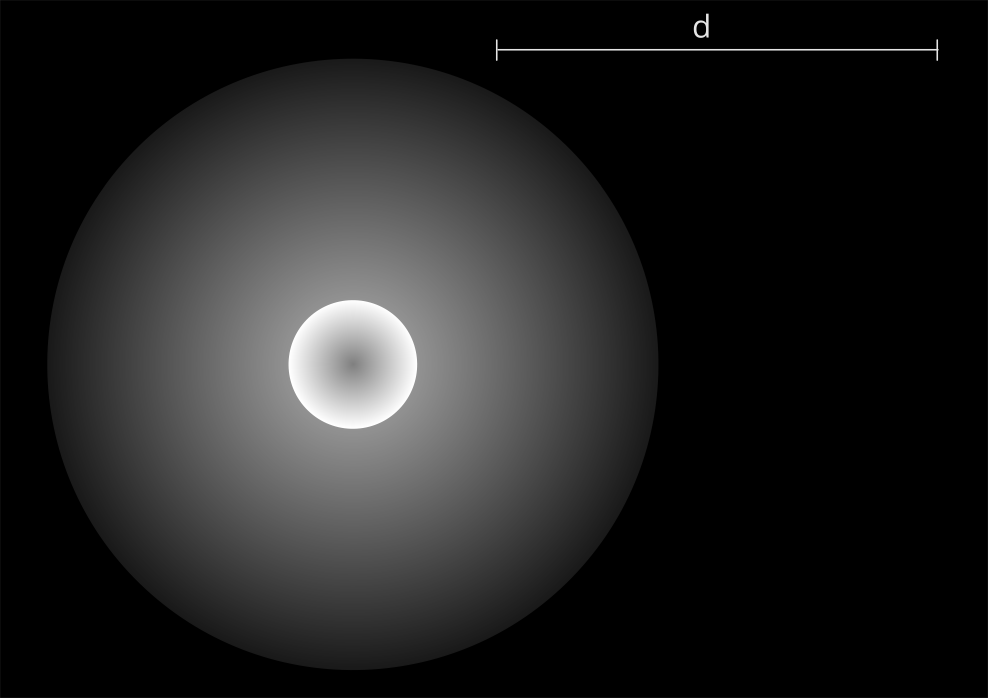
#> input picture pc5-2026-3.png, 1976 x 1396 px (shown at 1/2 size)
$ python p5_figure_generator_old.py
#> lines starting #> are read from the running program, lines starting #| are printed output that depends on the picture; after the words box and inside, x2 and y2 are one past the last pixel; in counts of white or black regions, pixels touching at a corner belong together
import cv2
import numpy as np
import matplotlib.pyplot as plt
import math

IMG_PATH = "pc5-2026-3.png"  # change if needed

# -----------------------------
# Helpers
# -----------------------------
def measure_scale_bar_pixels(gray):
    """
    Measures the pixel length of the white 'd' scale bar in the top-right of the image.
    Returns (d_px, (x_min, x_max, y_draw), mask_roi, roi_origin)
    """
    h, w = gray.shape

    # ROI tuned for this figure: top band + right side (where the scale bar is)
    y1, y2 = 0, int(0.18 * h)
    x1, x2 = int(0.45 * w), w

    roi = gray[y1:y2, x1:x2]

    # Threshold: the scale bar is bright on a dark background
    thr = 180
    mask = (roi > thr).astype(np.uint8) * 255

    # Exclude the upper part where the "d" label sits (keep the band where the bar lies)
    roi_h = roi.shape[0]
    y_band0 = int(0.25 * roi_h)
    band = mask[y_band0:, :]

    ys, xs = np.where(band > 0)
    if len(xs) == 0:
        raise RuntimeError("Could not find bright pixels for the scale bar. Try adjusting threshold/ROI.")

    x_min = x1 + int(xs.min())
    x_max = x1 + int(xs.max())
    d_px = (x_max - x_min + 1)

    y_draw = y1 + y_band0 + int(np.median(ys))

    return d_px, (x_min, x_max, y_draw), mask, (x1, y1)

def measure_big_circle_pixels(gray):
    """
    Uses HoughCircles to detect the large disk (sphere image) and returns (xc, yc, r, D_px).
    """
    h, w = gray.shape

    blur = cv2.medianBlur(gray, 5)

    circles = cv2.HoughCircles(
        blur,
        cv2.HOUGH_GRADIENT,
        dp=1.2,
        minDist=200,
        param1=100,
        param2=30,
        minRadius=int(0.20 * min(h, w)),
        maxRadius=int(0.55 * min(h, w)),
    )

    if circles is None:
        raise RuntimeError("HoughCircles failed. Try adjusting parameters.")

    circles = circles[0]
    valid = []
    for x, y, r in circles:
        # keep circles fully inside the image
        if (x - r) >= 0 and (x + r) < w and (y - r) >= 0 and (y + r) < h:
            valid.append((float(x), float(y), float(r)))

    if not valid:
        raise RuntimeError("No valid circle fully inside the image.")

    # choose the largest valid circle (this should be the big disk)
    xc, yc, r = max(valid, key=lambda c: c[2])
    D_px = 2.0 * r
    return xc, yc, r, D_px

def show_overlay_measurements(img_bgr, d_info, circle_info):
    """
    Plot: original image with overlays for d and D.
    """
    img_rgb = cv2.cvtColor(img_bgr, cv2.COLOR_BGR2RGB)
    h, w, _ = img_rgb.shape

    d_px, (x_min, x_max, y_d), _, _ = d_info
    xc, yc, r, D_px = circle_info

    plt.figure(figsize=(12, 7))
    plt.imshow(img_rgb)
    plt.axis("off")

    # Overlay for d (scale bar)
    plt.plot([x_min, x_max], [y_d, y_d], linewidth=2)
    plt.text(x_min, y_d - 25, f"d = {d_px:.1f} px", fontsize=12, color='blue')

    # Overlay for D (disk diameter) - horizontal diameter through detected center
    xL, xR = xc - r, xc + r
    plt.plot([xL, xR], [yc, yc], linewidth=2)
    plt.text(xL, yc - 25, f"D = {D_px:.1f} px", fontsize=12, color='orange')

    # Draw circle perimeter for visual confirmation
    t = np.linspace(0, 2 * np.pi, 500)
    plt.plot(xc + r * np.cos(t), yc + r * np.sin(t), linewidth=1)

    ratio = D_px / d_px
    plt.text(20, h - 40, f"D/d = {ratio:.4f}", fontsize=14)

    plt.show()

def show_zoom_scale_bar(img_bgr, d_info):
    img_rgb = cv2.cvtColor(img_bgr, cv2.COLOR_BGR2RGB)
    d_px, (x_min, x_max, y_d), _, _ = d_info

    pad_x, pad_y = 80, 80
    y1 = max(0, y_d - pad_y)
    y2 = min(img_rgb.shape[0], y_d + pad_y)
    x1 = max(0, x_min - pad_x)
    x2 = min(img_rgb.shape[1], x_max + pad_x)

    crop = img_rgb[y1:y2, x1:x2]

    plt.figure(figsize=(10, 4))
    plt.imshow(crop)
    plt.title("Zoom-in: scale bar used for d (with detected endpoints)")
    plt.axis("off")

    # overlay in crop coordinates
    plt.plot([x_min - x1, x_max - x1], [y_d - y1, y_d - y1], linewidth=2)
    plt.text(5, 20, f"d = {d_px:.1f} px", fontsize=12)

    plt.show()

def show_zoom_disk(img_bgr, circle_info):
    img_rgb = cv2.cvtColor(img_bgr, cv2.COLOR_BGR2RGB)
    xc, yc, r, D_px = circle_info

    pad = int(0.15 * r)
    y1 = int(max(0, yc - r - pad))
    y2 = int(min(img_rgb.shape[0], yc + r + pad))
    x1 = int(max(0, xc - r - pad))
    x2 = int(min(img_rgb.shape[1], xc + r + pad))

    crop = img_rgb[y1:y2, x1:x2]

    plt.figure(figsize=(8, 8))
    plt.imshow(crop)
    plt.title("Zoom-in: detected big disk (circle fit + diameter)")
    plt.axis("off")

    # overlay in crop coords
    t = np.linspace(0, 2 * np.pi, 500)
    plt.plot((xc - x1) + r * np.cos(t), (yc - y1) + r * np.sin(t), linewidth=1)

    plt.plot([(xc - x1) - r, (xc - x1) + r], [(yc - y1), (yc - y1)], linewidth=2)
    plt.text(10, 30, f"D = {D_px:.1f} px", fontsize=12)

    plt.show()

def sketch_system(n=1.32):
    """
    Lateral (2D) sketch of the geometry:
    sphere cross-section, source on back surface, screen plane at front tangent,
    and a few representative rays.
    """
    R = 1.0
    theta_c = math.asin(1.0 / n)

    S = np.array([-R, 0.0])    # source at back pole
    screen_x = +R             # screen plane

    # Sphere outline
    t = np.linspace(0, 2 * np.pi, 800)
    xC = R * np.cos(t)
    yC = R * np.sin(t)

    plt.figure(figsize=(8, 6))
    plt.plot(xC, yC, linewidth=2)
    plt.gca().set_aspect("equal", "box")

    # Axes and screen
    plt.axhline(0, linewidth=1)
    plt.axvline(0, linewidth=1)
    plt.axvline(screen_x, linestyle="--", linewidth=2, color='black')

    # Source
    plt.scatter([S[0]], [S[1]], s=60)
    plt.text(S[0] - 0.22, S[1] - 0.10, "source", color='blue')
    plt.text(screen_x + 0.03, 0.05, "screen", color='black')

    def draw_escape_ray(a):
        u = np.array([math.cos(a), math.sin(a)])
        P = S + 2 * R * math.cos(a) * u

        t_out = math.asin(n * math.sin(a))
        delta = 2 * a - t_out
        v = np.array([math.cos(delta), math.sin(delta)])

        s = (screen_x - P[0]) / v[0]
        Q = P + s * v

        plt.plot([S[0], P[0]], [S[1], P[1]], linewidth=1.5, color='purple')
        plt.plot([P[0], Q[0]], [P[1], Q[1]], linewidth=1.5, color='purple')

    def draw_TIR_ray(a):
        u = np.array([math.cos(a), math.sin(a)])
        P = S + 2 * R * math.cos(a) * u
        nvec = P / R

        u_ref = u - 2 * np.dot(u, nvec) * nvec

        t_hit = -2.0 * np.dot(P, u_ref)
        P2 = P + t_hit * u_ref

        plt.plot([S[0], P[0]], [S[1], P[1]], linewidth=1.5, color='purple')
        plt.plot([P[0], P2[0]], [P[1], P2[1]], linewidth=1.5, color='purple')

    draw_escape_ray(0.45 * theta_c)
    draw_escape_ray(0.85 * theta_c)
    draw_TIR_ray(1.20 * theta_c)

    draw_escape_ray(-0.45 * theta_c)
    draw_escape_ray(-0.85 * theta_c)
    draw_TIR_ray(-1.20 * theta_c)

    plt.xlim(-1.25, 1.35)
    plt.ylim(-1.05, 1.05)
    plt.title("Lateral sketch of the optical geometry (2D cross-section)")
    plt.xlabel("x")
    plt.ylabel("y")
    plt.show()

# -----------------------------
# Run
# -----------------------------
img_bgr = cv2.imread(IMG_PATH)
#> img_bgr is the input picture: shape (1396, 1976, 3); min 0, max 255, mean 33.7
if img_bgr is None:
    raise FileNotFoundError(f"Could not read image at: {IMG_PATH}")

gray = cv2.cvtColor(img_bgr, cv2.COLOR_BGR2GRAY)

d_info = measure_scale_bar_pixels(gray)
#> in measure_scale_bar_pixels, `mask = (roi > thr).astype(np.uint8) * 255`:
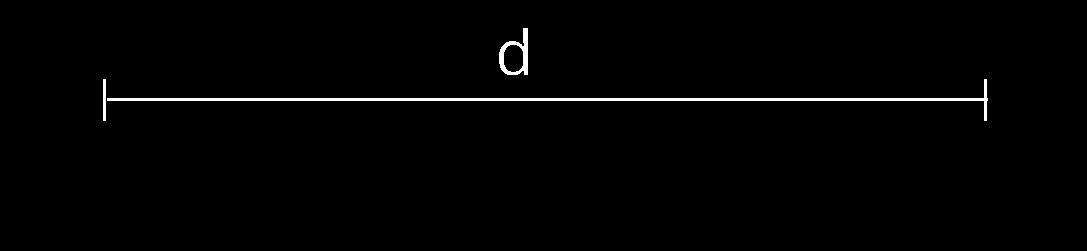
#> mask: shape (251, 1087); 1.2% white; 3 white regions, box (x1, y1, x2, y2) and area: (107, 79, 988, 121) 2760, (499, 28, 528, 75) 502, (103, 79, 106, 121) 126
#> in measure_scale_bar_pixels, `band = mask[y_band0:, :]`:
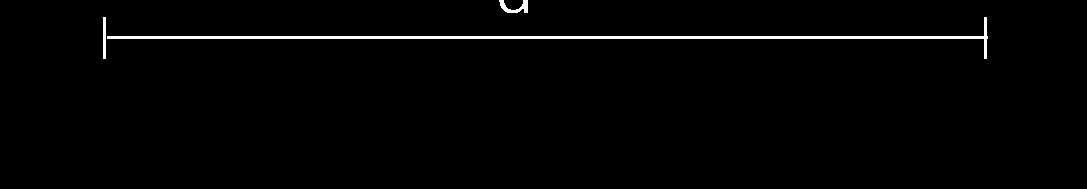
#> band: shape (189, 1087); 1.5% white; 3 white regions, box (x1, y1, x2, y2) and area: (107, 17, 988, 59) 2760, (499, 0, 528, 13) 176, (103, 17, 106, 59) 126
#> in measure_scale_bar_pixels, `ys, xs = np.where(band > 0)`: ys = 3062 values from 0 to 58; xs = 3062 values, max 987 at index 1173, min 103 at index 176, mean 543.6
#> in measure_scale_bar_pixels, `x_min = x1 + int(xs.min())`: x_min = 992
#> in measure_scale_bar_pixels, `x_max = x1 + int(xs.max())`: x_max = 1876
#> in measure_scale_bar_pixels, `d_px = (x_max - x_min + 1)`: d_px = 885
#> in measure_scale_bar_pixels, `y_draw = y1 + y_band0 + int(np.median(ys))`: y_draw = 99
circle_info = measure_big_circle_pixels(gray)
#> in measure_big_circle_pixels, `circles = cv2.HoughCircles( blur, cv2.HOUGH_GRADIENT, dp=1.2, minDist=..`: circles = [[705, 729, 611]]
#> the loop in measure_big_circle_pixels, `for x, y, r in circles:` made 1 pass
#> after the loop in measure_big_circle_pixels, `for x, y, r in circles:`: valid = [(705, 729, 611)]
#> in measure_big_circle_pixels, `xc, yc, r = max(valid, key=lambda c: c[2])`: xc = 705; yc = 729; r = 611
#> in measure_big_circle_pixels, `D_px = 2.0 * r`: D_px = 1222.1
#> circle_info = (705, 729, 611, 1222.1)

d_px = d_info[0]
#> d_px = 885
D_px = circle_info[3]
#> D_px = 1222.1
ratio = D_px / d_px
#> ratio = 1.38

print(f"Measured scale bar length d = {d_px:.1f} pixels")
#| Measured scale bar length d = 885.0 pixels
print(f"Measured disk diameter D = {D_px:.1f} pixels")
#| Measured disk diameter D = 1222.1 pixels
print(f"Measured ratio D/d = {ratio:.4f}")
#| Measured ratio D/d = 1.3809

show_overlay_measurements(img_bgr, d_info, circle_info)
#> in show_overlay_measurements, `d_px, (x_min, x_max, y_d), _, _ = d_info`: d_px = 885; x_min = 992; x_max = 1876; y_d = 99
#> in show_overlay_measurements, `xc, yc, r, D_px = circle_info`: xc = 705; yc = 729; r = 611; D_px = 1222.1
#> in show_overlay_measurements, `xL, xR = xc - r, xc + r`: xL = 93.96; xR = 1316
#> in show_overlay_measurements, `ratio = D_px / d_px`: ratio = 1.38
#> in show_overlay_measurements, `plt.show()`:
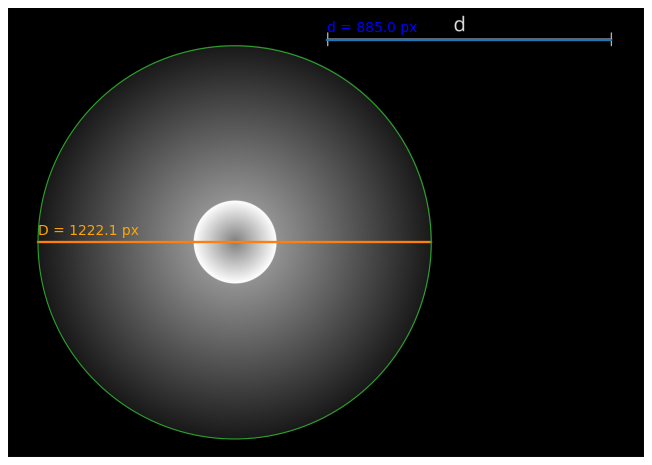
#> figure drawn by matplotlib, 1 panel
show_zoom_scale_bar(img_bgr, d_info)
#> in show_zoom_scale_bar, `d_px, (x_min, x_max, y_d), _, _ = d_info`: d_px = 885; x_min = 992; x_max = 1876; y_d = 99
#> in show_zoom_scale_bar, `y1 = max(0, y_d - pad_y)`: y1 = 19
#> in show_zoom_scale_bar, `y2 = min(img_rgb.shape[0], y_d + pad_y)`: y2 = 179
#> in show_zoom_scale_bar, `x1 = max(0, x_min - pad_x)`: x1 = 912
#> in show_zoom_scale_bar, `x2 = min(img_rgb.shape[1], x_max + pad_x)`: x2 = 1956
#> in show_zoom_scale_bar, `crop = img_rgb[y1:y2, x1:x2]`:
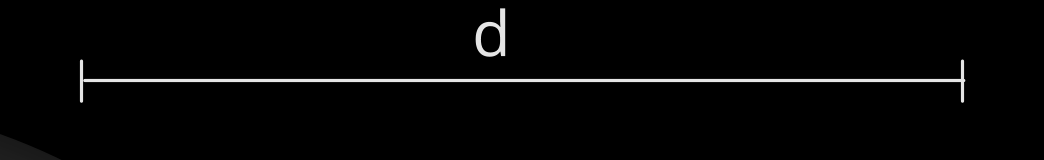
#> crop: shape (160, 1044, 3); min 0, max 229, mean 5.1
#> in show_zoom_scale_bar, `plt.show()`:
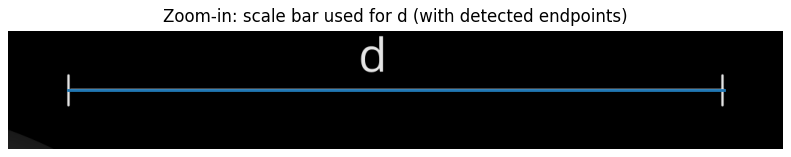
#> figure drawn by matplotlib, 1 panel
show_zoom_disk(img_bgr, circle_info)
#> in show_zoom_disk, `xc, yc, r, D_px = circle_info`: xc = 705; yc = 729; r = 611; D_px = 1222.1
#> in show_zoom_disk, `pad = int(0.15 * r)`: pad = 91
#> in show_zoom_disk, `y1 = int(max(0, yc - r - pad))`: y1 = 26
#> in show_zoom_disk, `y2 = int(min(img_rgb.shape[0], yc + r + pad))`: y2 = 1396
#> in show_zoom_disk, `x1 = int(max(0, xc - r - pad))`: x1 = 2
#> in show_zoom_disk, `x2 = int(min(img_rgb.shape[1], xc + r + pad))`: x2 = 1407
#> in show_zoom_disk, `crop = img_rgb[y1:y2, x1:x2]`:
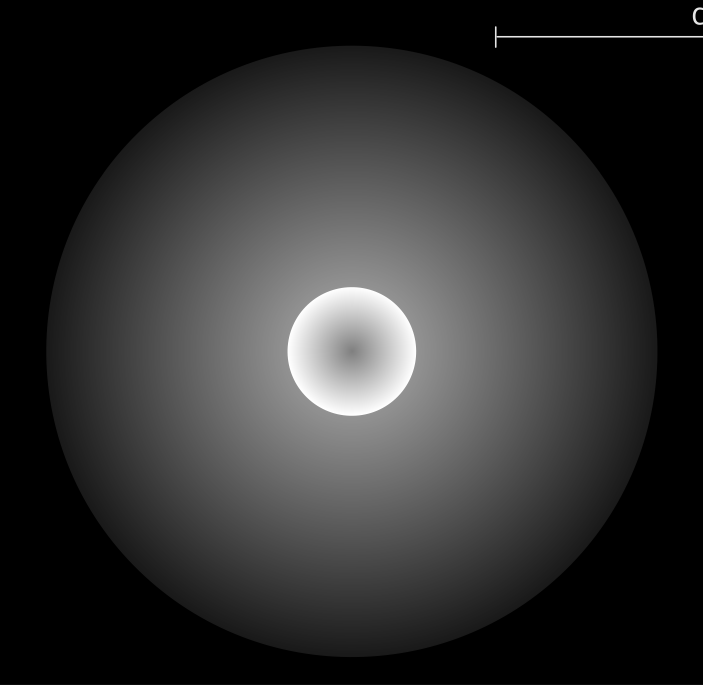
#> crop: shape (1370, 1405, 3) (shown at 1/2 size); min 0, max 255, mean 48

sketch_system(n=1.32)
#> in sketch_system, `plt.show()`:
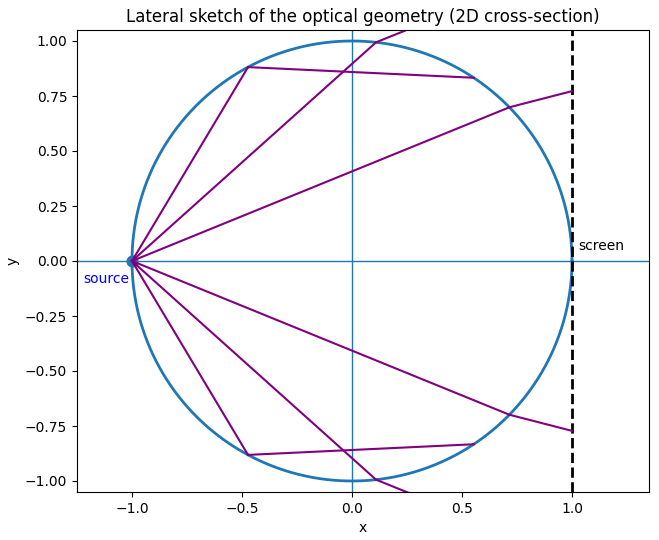
#> figure drawn by matplotlib, 1 panel

$ run again, with p5_measure.png copied over pc5-2026-3.png
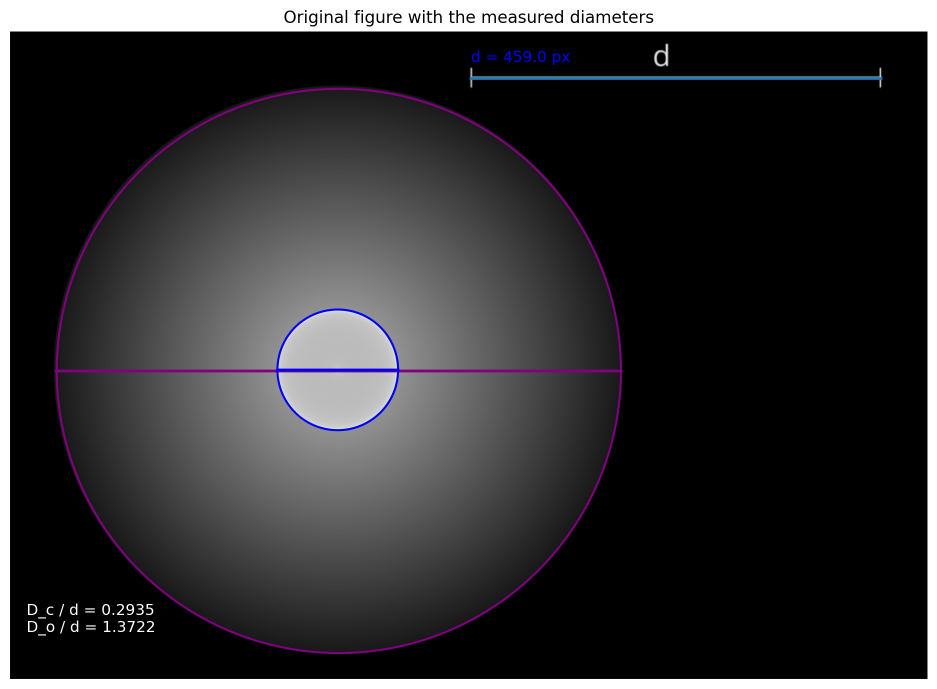
#> input picture p5_measure.png, 1874 x 1378 px (shown at 1/2 size)
#> img_bgr is the input picture: shape (1378, 1874, 3); mean B, G, R 51.6, 49.9, 50.8
#> in measure_scale_bar_pixels, `mask = (roi > thr).astype(np.uint8) * 255`:
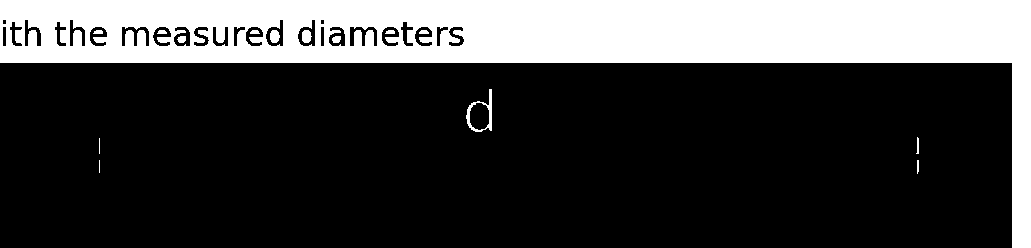
#> mask: shape (248, 1031); 25.6% white; 15 white regions (2 under 20 px), largest, box (x1, y1, x2, y2) and area: (0, 0, 1031, 248) 64488, (466, 89, 492, 132) 291, (270, 30, 280, 43) 106
#> band: shape (186, 1031); 2.6% white; 6 white regions (2 under 20 px), largest, box (x1, y1, x2, y2) and area: (0, 0, 1031, 186) 4546, (466, 27, 492, 70) 291, (916, 75, 919, 92) 34, (917, 98, 919, 112) 26
#> ys = 4926 values from 0 to 185; xs = 4926 values, max 1030 at index 1030, min 0 at index 0, mean 876.5
#> in measure_scale_bar_pixels, `x_min = x1 + int(xs.min())`: x_min = 843
#> in measure_scale_bar_pixels, `x_max = x1 + int(xs.max())`: x_max = 1873
#> in measure_scale_bar_pixels, `d_px = (x_max - x_min + 1)`: d_px = 1031
#> y_draw = 126
#> circles = 21 rows, first 8: [677.4, 743.4, 564.3], [833.4, 897, 346], [543, 559.8, 341.1], [863.4, 621, 345], [642.6, 114.6, 623], [186.6, 643.8, 581.2], [1266.6, 700.2, 657.3], [529.8, 883.8, 361.9]
#> the loop in measure_big_circle_pixels, `for x, y, r in circles:` made 21 passes
#> after the loop in measure_big_circle_pixels, `for x, y, r in circles:`: valid = [(677.4, 743.4, 564.3), (833.4, 897, 346), (543, 559.8, 341.1), (863.4, 621, 345), (529.8, 883.8, 361.9), (846.6, 372.6, 372.1), (1233, 479.4, 449.4)]
#> in measure_big_circle_pixels, `xc, yc, r = max(valid, key=lambda c: c[2])`: xc = 677.4; yc = 743.4; r = 564.3
#> in measure_big_circle_pixels, `D_px = 2.0 * r`: D_px = 1128.6
#> circle_info = (677.4, 743.4, 564.3, 1128.6)
#> `d_px = d_info[0]`: d_px = 1031
#> `D_px = circle_info[3]`: D_px = 1128.6
#> `ratio = D_px / d_px`: ratio = 1.09
#| Measured scale bar length d = 1031.0 pixels
#| Measured disk diameter D = 1128.6 pixels
#| Measured ratio D/d = 1.0947
#> in show_overlay_measurements, `d_px, (x_min, x_max, y_d), _, _ = d_info`: d_px = 1031; x_min = 843; x_max = 1873; y_d = 126
#> in show_overlay_measurements, `xc, yc, r, D_px = circle_info`: xc = 677.4; yc = 743.4; r = 564.3; D_px = 1128.6
#> xL = 113.1; xR = 1241.7
#> in show_overlay_measurements, `ratio = D_px / d_px`: ratio = 1.09
#> in show_zoom_scale_bar, `d_px, (x_min, x_max, y_d), _, _ = d_info`: d_px = 1031; x_min = 843; x_max = 1873; y_d = 126
#> in show_zoom_scale_bar, `y1 = max(0, y_d - pad_y)`: y1 = 46
#> in show_zoom_scale_bar, `y2 = min(img_rgb.shape[0], y_d + pad_y)`: y2 = 206
#> in show_zoom_scale_bar, `x1 = max(0, x_min - pad_x)`: x1 = 763
#> in show_zoom_scale_bar, `x2 = min(img_rgb.shape[1], x_max + pad_x)`: x2 = 1874
#> in show_zoom_disk, `xc, yc, r, D_px = circle_info`: xc = 677.4; yc = 743.4; r = 564.3; D_px = 1128.6
#> pad = 84
#> in show_zoom_disk, `y1 = int(max(0, yc - r - pad))`: y1 = 95
#> in show_zoom_disk, `y2 = int(min(img_rgb.shape[0], yc + r + pad))`: y2 = 1378
#> in show_zoom_disk, `x1 = int(max(0, xc - r - pad))`: x1 = 29
#> in show_zoom_disk, `x2 = int(min(img_rgb.shape[1], xc + r + pad))`: x2 = 1325
#> in show_zoom_disk, `plt.show()`:
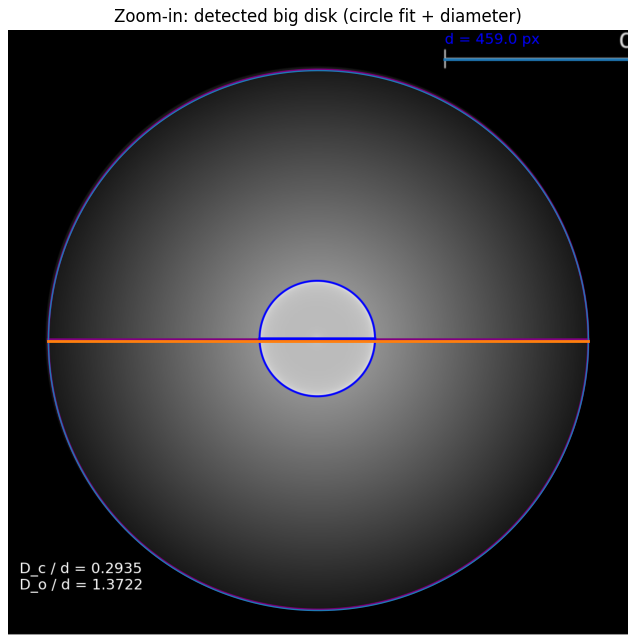
#> figure drawn by matplotlib, 1 panel
